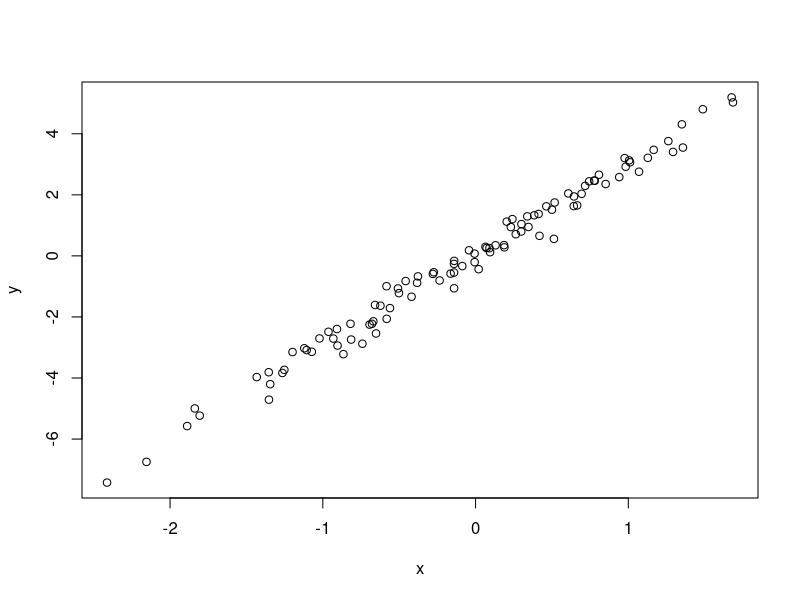

Generate this figure with R:
# simulate and plot data
# data science pedagogy workshop tutorial
# jessi rick
# jrick@arizona.edu
# 25 june 2024

# simulate predictor variable
x <- rnorm(n=100)

# simulate response variable with some noise
y <- 3 * x + rnorm(n=100,sd=0.3)

# plot simulated data
plot(x,y)
